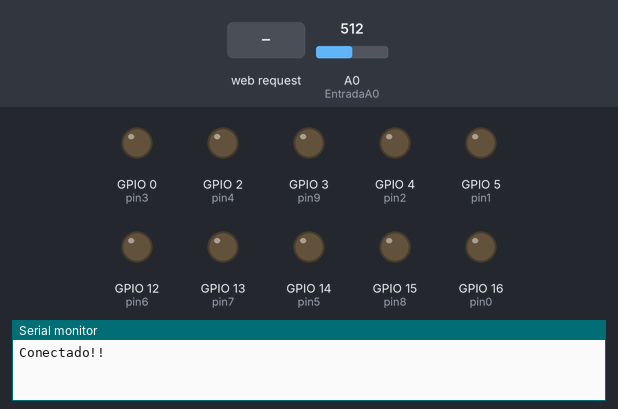
Bench run of a sketch on a simulated ESP8266 (NodeMCU). On the bench: output pins drawn as LEDs (lit = HIGH), the last lines printed to the serial monitor. The test bench sets the inputs (shaded band); at power-on: A0 (EntradaA0) = 512. WiFi joins after 1.5 s; servers stay silent unless stated.

Above: at 2.7 s.
2.8 s: HTTP request GET /l received
At 3.8 s:
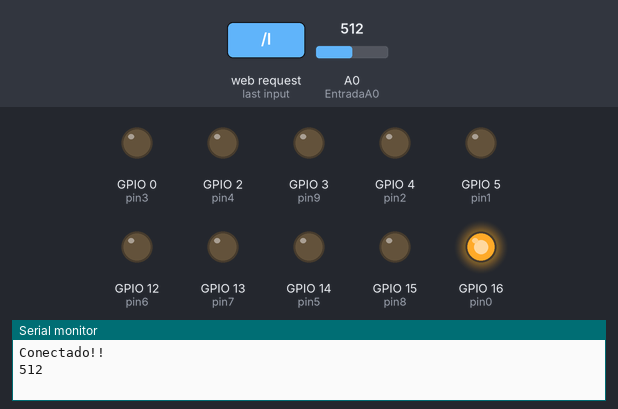
4.3 s: HTTP request GET /N1 received
At 5.0 s:
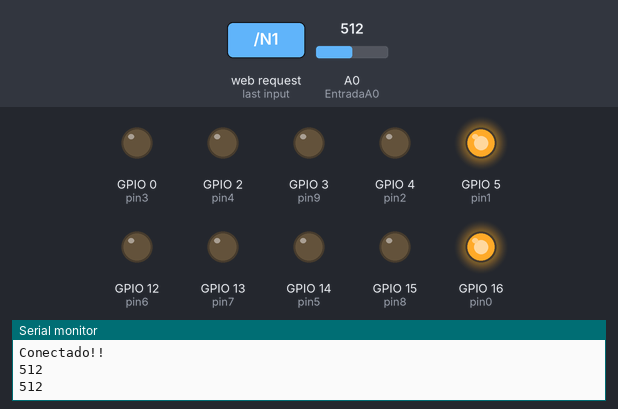
5.8 s: HTTP request GET /i received
At 6.1 s:
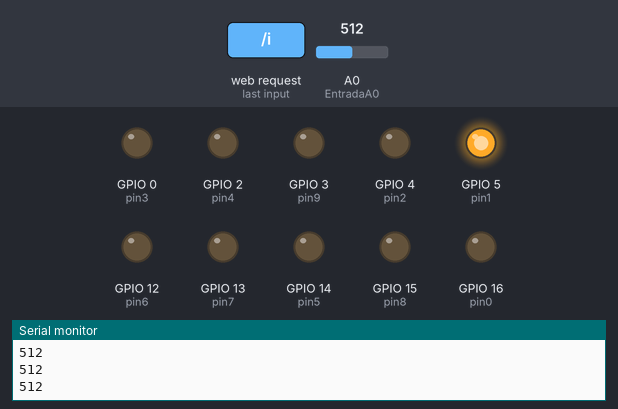
7.3 s: HTTP request GET /N2 received
At 8.5 s:
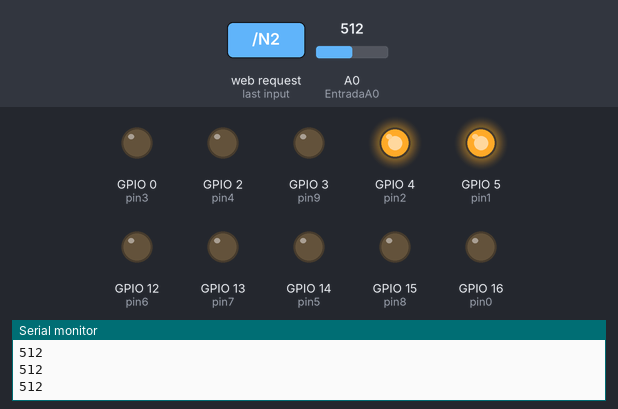
8.8 s: HTTP request GET /N3 received
At 9.6 s:
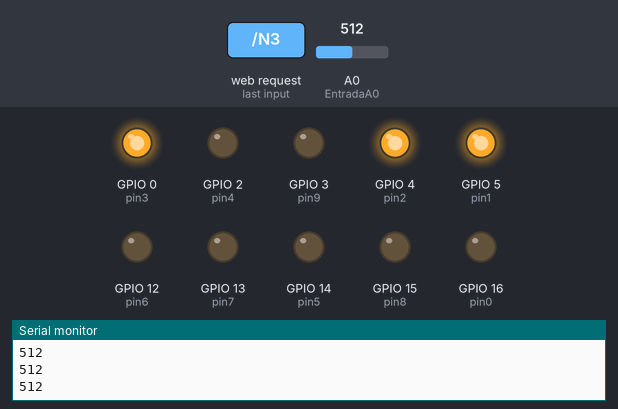
10.3 s: HTTP request GET /N4 received
At 10.8 s:
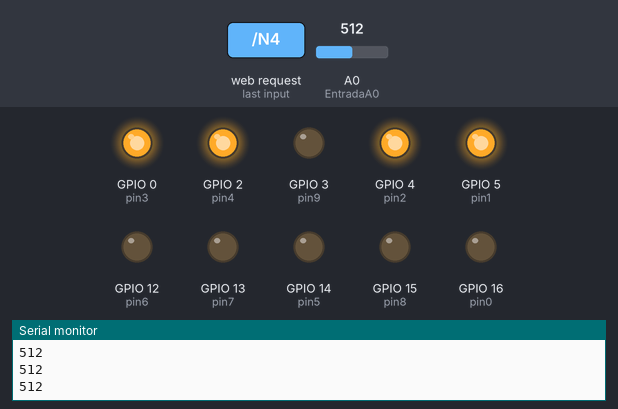
Timing chart, 0 to 12.8 s (numbered marks = the images above; inputs shaded):
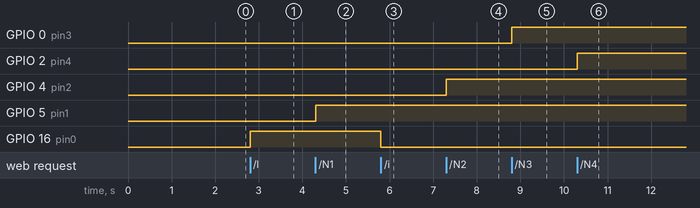

Measured:
- after the input at 2.8 s, GPIO 16 (pin0): LOW → HIGH at once
- after the input at 4.3 s, GPIO 5 (pin1): LOW → HIGH at once
- after the input at 5.8 s, GPIO 16 (pin0): HIGH → LOW at once
- after the input at 7.3 s, GPIO 4 (pin2): LOW → HIGH at once
- after the input at 8.8 s, GPIO 0 (pin3): LOW → HIGH at once
- after the input at 10.3 s, GPIO 2 (pin4): LOW → HIGH at once

The sketch:

SmartlavaMachine.ino
```cpp
////////////////////////////////////////////////////////////////////////////////////////////////////////////
//Arquivo:   NodeMCU_Lamp.ino
//Tipo:      Codigo-fonte para utilizar no NodeMCU atraves da IDE do Arduino
//Autor:     Marco Rabelo para o canal Infortronica Para Zumbis (www.youtube.com/c/InfortronicaParaZumbis)
//Descricao: Curso de ESP8266 - Controlando uma lampada do celular, PC, etc.
//Video:     https://youtu.be/t103WbEr2Kc
////////////////////////////////////////////////////////////////////////////////////////////////////////////


//needed for library
#include <DNSServer.h>
#include <ESP8266WebServer.h>
#include <WiFiManager.h>         //https://github.com/tzapu/WiFiManager
#include <ESP8266WiFi.h>          //https://github.com/esp8266/Arduino


//Nome da sua rede Wifi
const char* ssid = "";
//Senha da rede
const char* password = "";
//Criando o servidor web na porta 80
WiFiServer server(80);

//Pino do NodeMCU que estara conectado ao rele
#define pin0  16 //Equivalente ao D0 no NodeMCU
#define pin1  5 //Equivalente ao D1 no NodeMCU
#define pin2  4 //Equivalente ao D2 no NodeMCU
#define pin3  0 //Equivalente ao D3 no NodeMCU
#define pin4  2  //Equivalente ao D4 no NodeMCU
#define pin5  14 //Equivalente ao D5 no NodeMCU
#define pin6  12 //Equivalente ao D6 no NodeMCU
#define pin7  13 //Equivalente ao D7 no NodeMCU
#define pin8  15 //Equivalente ao D8 no NodeMCU
#define pin9  3  //Equivalente ao RX no NodeMCU

IPAddress ip;
int EntradaA0 = A0;
int ValorNivel;
String nivel;
String agitacao;
String enxague;
String centrifug;
String avanca;
String Power;


//Funcao que sera executada apenas ao ligar o ESP8266
void setup() {
  Serial.begin(115200);
  WiFiManager wifiManager;
  wifiManager.autoConnect("SMART LAVA MAQ");
  Serial.println("Conectado!!");
  ip = WiFi.localIP();
  //Preparando o pino, que esta lidago ao rele
  pinMode(pin0, OUTPUT);
  pinMode(pin1, OUTPUT);
  pinMode(pin2, OUTPUT);
  pinMode(pin3, OUTPUT);
  pinMode(pin4, OUTPUT);
  pinMode(pin5, OUTPUT);
  pinMode(pin6, OUTPUT);
  pinMode(pin7, OUTPUT);
  pinMode(pin8, OUTPUT);
  pinMode(pin9, OUTPUT);
  digitalWrite(pin0, LOW);
  digitalWrite(pin1, LOW);
  digitalWrite(pin2, LOW);
  digitalWrite(pin3, LOW);
  digitalWrite(pin4, LOW);
  digitalWrite(pin5, LOW);
  digitalWrite(pin6, LOW);
  digitalWrite(pin7, LOW);
  digitalWrite(pin8, LOW);
  digitalWrite(pin9, LOW);

  while (WiFi.status() != WL_CONNECTED) {
    delay(500);
  }

  //Iniciando o servidor Web
  server.begin();


}

//Funcao que sera executada indefinidamente enquanto o NodeMCU estiver ligado.
void loop() {

  WiFiClient client = server.available();
  if (!client) {
    return;
  }

  //Verificando se o servidor recebeu alguma requisicao
  while (!client.available()) {
    delay(1);
  }

  //Obtendo a requisicao vinda do browser
  String req = client.readStringUntil('\r');

  //Sugestao dada por Enrico Orlando
  if (req == "GET /favicon.ico HTTP/1.1") {
    req = client.readStringUntil('\r');
  }

  client.flush();
  logicanivel();

  //Iniciando o buffer que ira conter a pagina HTML que sera enviada para o browser.
  String buf = "";

  buf += "HTTP/1.1 200 OK\r\nContent-Type: text/html\r\n\r\n<!DOCTYPE HTML>\r\n<html>\r\n";
  //+++++++++++++++++++++++++++++++++++++++++++++++++++++++++++++++++++++++++++++++++++++++++++++++++++++++++++++++
  buf += "<head> ";
  //bufmetas += "<meta http-equiv=\"refresh\"content=\"2,URL=http://192.168.4.1/\">";
  buf += "<meta charset='UTF-8'> ";
  buf += "<meta http-equiv='cache-control' content='max-age=0' /> ";
  buf += "<meta http-equiv='cache-control' content='no-cache' /> ";
  buf += "<meta http-equiv='expires' content='0' /> ";
  buf += "<meta http-equiv='expires' content='Tue, 01 Jan 1980 1:00:00 GMT' /> ";
  buf += "<meta http-equiv='pragma' content='no-cache' /> ";
  buf += "<title>MAQ</title> ";
  buf += "</head> ";
  //+++++++++++++++++++++++++++++++++++++++++++++++++++++++++++++++++++++++++++++++++++++++++++++++++++++++++++++++
  buf += "<body> ";
  buf += "<div class='container'> ";
  buf += "<div class='row'> ";
  buf += "<div class='col tweleve'> ";
  buf += "<p align='center'><font size='10'>Controle Maquina de Lavar</font></p> ";
  buf += "</div> ";
  buf += "</div> ";
  //+++++++++++++++++++++++++++++++++++++++++++++++++++++++++++++++++++++++++++++++++++++++++++++++++++++++++++++++
  buf += "<div class='row'> ";
  buf += "<p>Nivel - "+nivel+"</p> ";
  buf += "<p>Agitacao - "+agitacao+"</p> ";
  buf += "<p>Enxague - "+enxague+"</p> ";
  buf += "<p>Centrifug - "+centrifug+"</p> ";
  buf += "<p>Avanca - "+avanca+"</p> ";
  buf += "</div> ";
  //+++++++++++++++++++++++++++++++++++++++++++++++++++++++++++++++++++++++++++++++++++++++++++++++++++++++++++++++
  buf += "</div> ";
  buf += "</body> ";
  buf += "</html> ";

  //Enviando para o browser a 'pagina' criada.
  client.print(buf);
  client.flush();


 //Analisando a requisicao recebida para decidir se liga ou desliga a lampada
 // P1,P2,P3,P4,P5 N1,N2,N3,N4
  //Analisando a requisicao recebida para decidir se liga ou desliga a lampada
  if (req.indexOf("l") != -1) {
    digitalWrite(pin0, !digitalRead(pin0));
  }
   else if (req.indexOf("i") != -1) {
    digitalWrite(pin0, !digitalRead(pin0));
  }
  //+++++++++++++++++++++++++++++Testes Nivel+++++++++++
  else if (req.indexOf("N1") != -1) {
    digitalWrite(pin1, !digitalRead(pin1));
  }
   else if (req.indexOf("N2") != -1) {
    digitalWrite(pin2, !digitalRead(pin2));
  }
  else if (req.indexOf("N3") != -1) {
    digitalWrite(pin3, !digitalRead(pin3));
  }
   else if (req.indexOf("N4") != -1) {
    digitalWrite(pin4, !digitalRead(pin4));
  }
  //++++++++++++++++++++++++++++++++++++++++++++++++
  //+++++++++++++++++++++++++++++Testes Programas+++++++++++
  else if (req.indexOf("P1") != -1) {
    digitalWrite(pin1, !digitalRead(pin1));
  }
   else if (req.indexOf("P2") != -1) {
    digitalWrite(pin2, !digitalRead(pin2));
  }
  else if (req.indexOf("P3") != -1) {
    digitalWrite(pin3, !digitalRead(pin3));
  }
   else if (req.indexOf("P4") != -1) {
    digitalWrite(pin4, !digitalRead(pin4));
  }
   else if (req.indexOf("P5") != -1) {
    digitalWrite(pin5, !digitalRead(pin5));
  }
  //++++++++++++++++++++++++++++++++++++++++++++++++
  //+++++++++++++++++++++++Testes Avançar+++++++++++
  else if (req.indexOf("V1") != -1) {
    digitalWrite(pin5, !digitalRead(pin5));
  }
   else if (req.indexOf("V2") != -1) {
    digitalWrite(pin6, !digitalRead(pin6));
  }
  else if (req.indexOf("V3") != -1) {
    digitalWrite(pin7, !digitalRead(pin7));
  }
   else if (req.indexOf("V4") != -1) {
    digitalWrite(pin8, !digitalRead(pin8));
  }
  //++++++++++++++++++++++++++++++++++++++++++++++++
  //++++++++++++++++++++Agitação++++++++++++++++++++
  else if (req.indexOf("A1") != -1) {
    digitalWrite(pin1, !digitalRead(pin1));
  }
  else if (req.indexOf("A2") != -1) {
    digitalWrite(pin2, !digitalRead(pin2));
  }
  //++++++++++++++++++++++++++++++++++++++++++++++++
  //++++++++++++++++++++Enxague+++++++++++++++++++++
  else if (req.indexOf("E1") != -1) {
    digitalWrite(pin3, !digitalRead(pin3));
  }
  else if (req.indexOf("E2") != -1) {
    digitalWrite(pin4, !digitalRead(pin4));
  }
  else if (req.indexOf("E3") != -1) {
    digitalWrite(pin5, !digitalRead(pin5));
  }
  //++++++++++++++++++++++++++++++++++++++++++++++++
  //++++++++++++++++++++Agitação++++++++++++++++++++
  else if (req.indexOf("C1") != -1) {
    digitalWrite(pin1, !digitalRead(pin1));
  }
  else if (req.indexOf("C2") != -1) {
    digitalWrite(pin2, !digitalRead(pin2));
  }
  //++++++++++++++++++++++++++++++++++++++++++++++++

  else
  {
    //Requisicao invalida!
    client.stop();
  }


 /////////////////testes//////////////////////////
if(digitalRead(pin1) == true){
     agitacao = "turbo";

     enxague = "tripo";

     centrifug = "extra";

     avanca = "molho";

}else if(digitalRead(pin2) == true){

     agitacao = "normal";

     enxague = "duplo";

     centrifug = "normal";

     avanca = "lavar";

}else if(digitalRead(pin3) == true){

     enxague = "unico";

     avanca = "enxaguar";

}else if(digitalRead(pin4) == true){

     avanca = "centrifugar";

}else{

     agitacao = "";

     enxague = "";

     centrifug = "";

     avanca = "";
 }
}//Fim do loop

void logicanivel() {
    ValorNivel = analogRead(EntradaA0);// saida analogica de A/D 0 a 1024
    Serial.println(ValorNivel);

    if(ValorNivel >= 786 && ValorNivel < 1024){
      nivel = "Alto";
    }
    if(ValorNivel >= 512 && ValorNivel < 786){
      nivel = "Medio";
    }
    if(ValorNivel >= 100 && ValorNivel < 512){
      nivel = "Baixo";
    }
    if(ValorNivel < 100){
      nivel = "extrabaixo";
    }


}
```
